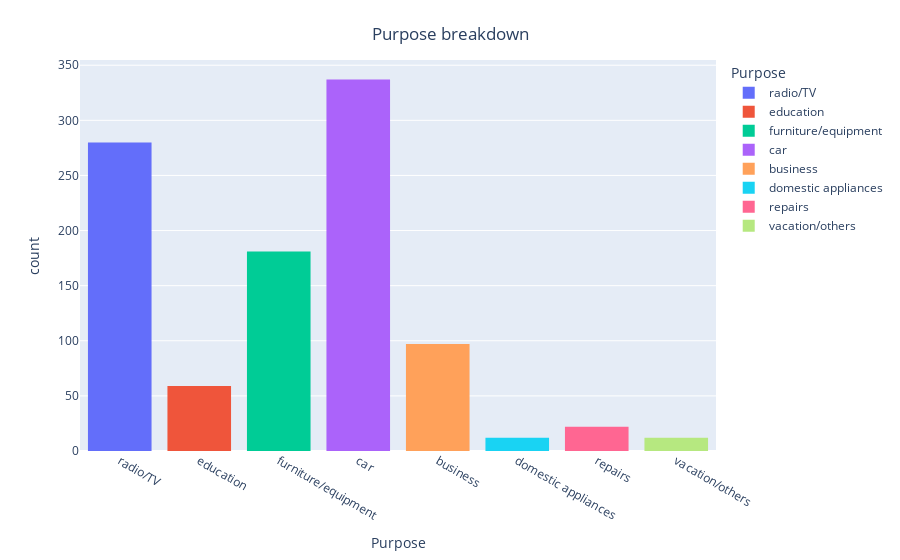

This figure's notebook cell:
### Code cell
Purpose = credit['Purpose']
fig = px.histogram(credit, x="Purpose", color="Purpose")
fig.update_layout(
    title={
          'text':"Purpose breakdown",
        'y':.95,
        'x':.5,
        'xanchor': 'center',
        'yanchor': 'top'
    }
   
)
fig.show()

### Figure 1 — Plotly figure (JSON) as saved in the notebook; plotly's stock layout.template omitted (floating-point values rounded to 4 significant figures; data arrays with more than 128 entries replaced by an {"elided": "..."} marker saying what was removed)
{"data": [{"alignmentgroup": "True", "bingroup": "x", "hovertemplate": "Purpose=%{x}<br>count=%{y}<extra></extra>", "legendgroup": "radio/TV", "marker": {"color": "#636efa", "pattern": {"shape": ""}}, "name": "radio/TV", "offsetgroup": "radio/TV", "orientation": "v", "showlegend": true, "type": "histogram", "x": {"elided": "280 str values"}, "xaxis": "x", "yaxis": "y"}, {"alignmentgroup": "True", "bingroup": "x", "hovertemplate": "Purpose=%{x}<br>count=%{y}<extra></extra>", "legendgroup": "education", "marker": {"color": "#EF553B", "pattern": {"shape": ""}}, "name": "education", "offsetgroup": "education", "orientation": "v", "showlegend": true, "type": "histogram", "x": ["education", "education", "education", "education", "education", "education", "education", "education", "education", "education", "education", "education", "education", "education", "education", "education", "education", "education", "education", "education", "education", "education", "education", "education", "education", "education", "education", "education", "education", "education", "education", "education", "education", "education", "education", "education", "education", "education", "education", "education", "education", "education", "education", "education", "education", "education", "education", "education", "education", "education", "education", "education", "education", "education", "education", "education", "education", "education", "education"], "xaxis": "x", "yaxis": "y"}, {"alignmentgroup": "True", "bingroup": "x", "hovertemplate": "Purpose=%{x}<br>count=%{y}<extra></extra>", "legendgroup": "furniture/equipment", "marker": {"color": "#00cc96", "pattern": {"shape": ""}}, "name": "furniture/equipment", "offsetgroup": "furniture/equipment", "orientation": "v", "showlegend": true, "type": "histogram", "x": {"elided": "181 str values"}, "xaxis": "x", "yaxis": "y"}, {"alignmentgroup": "True", "bingroup": "x", "hovertemplate": "Purpose=%{x}<br>count=%{y}<extra></extra>", "legendgroup": "car", "marker": {"color": "#ab63fa", "pattern": {"shape": ""}}, "name": "car", "offsetgroup": "car", "orientation": "v", "showlegend": true, "type": "histogram", "x": {"elided": "337 str values"}, "xaxis": "x", "yaxis": "y"}, {"alignmentgroup": "True", "bingroup": "x", "hovertemplate": "Purpose=%{x}<br>count=%{y}<extra></extra>", "legendgroup": "business", "marker": {"color": "#FFA15A", "pattern": {"shape": ""}}, "name": "business", "offsetgroup": "business", "orientation": "v", "showlegend": true, "type": "histogram", "x": ["business", "business", "business", "business", "business", "business", "business", "business", "business", "business", "business", "business", "business", "business", "business", "business", "business", "business", "business", "business", "business", "business", "business", "business", "business", "business", "business", "business", "business", "business", "business", "business", "business", "business", "business", "business", "business", "business", "business", "business", "business", "business", "business", "business", "business", "business", "business", "business", "business", "business", "business", "business", "business", "business", "business", "business", "business", "business", "business", "business", "business", "business", "business", "business", "business", "business", "business", "business", "business", "business", "business", "business", "business", "business", "business", "business", "business", "business", "business", "business", "business", "business", "business", "business", "business", "business", "business", "business", "business", "business", "business", "business", "business", "business", "business", "business", "business"], "xaxis": "x", "yaxis": "y"}, {"alignmentgroup": "True", "bingroup": "x", "hovertemplate": "Purpose=%{x}<br>count=%{y}<extra></extra>", "legendgroup": "domestic appliances", "marker": {"color": "#19d3f3", "pattern": {"shape": ""}}, "name": "domestic appliances", "offsetgroup": "domestic appliances", "orientation": "v", "showlegend": true, "type": "histogram", "x": ["domestic appliances", "domestic appliances", "domestic appliances", "domestic appliances", "domestic appliances", "domestic appliances", "domestic appliances", "domestic appliances", "domestic appliances", "domestic appliances", "domestic appliances", "domestic appliances"], "xaxis": "x", "yaxis": "y"}, {"alignmentgroup": "True", "bingroup": "x", "hovertemplate": "Purpose=%{x}<br>count=%{y}<extra></extra>", "legendgroup": "repairs", "marker": {"color": "#FF6692", "pattern": {"shape": ""}}, "name": "repairs", "offsetgroup": "repairs", "orientation": "v", "showlegend": true, "type": "histogram", "x": ["repairs", "repairs", "repairs", "repairs", "repairs", "repairs", "repairs", "repairs", "repairs", "repairs", "repairs", "repairs", "repairs", "repairs", "repairs", "repairs", "repairs", "repairs", "repairs", "repairs", "repairs", "repairs"], "xaxis": "x", "yaxis": "y"}, {"alignmentgroup": "True", "bingroup": "x", "hovertemplate": "Purpose=%{x}<br>count=%{y}<extra></extra>", "legendgroup": "vacation/others", "marker": {"color": "#B6E880", "pattern": {"shape": ""}}, "name": "vacation/others", "offsetgroup": "vacation/others", "orientation": "v", "showlegend": true, "type": "histogram", "x": ["vacation/others", "vacation/others", "vacation/others", "vacation/others", "vacation/others", "vacation/others", "vacation/others", "vacation/others", "vacation/others", "vacation/others", "vacation/others", "vacation/others"], "xaxis": "x", "yaxis": "y"}], "layout": {"barmode": "relative", "legend": {"title": {"text": "Purpose"}, "tracegroupgap": 0}, "margin": {"t": 60}, "title": {"text": "Purpose breakdown", "x": 0.5, "xanchor": "center", "y": 0.95, "yanchor": "top"}, "xaxis": {"anchor": "y", "categoryarray": ["radio/TV", "education", "furniture/equipment", "car", "business", "domestic appliances", "repairs", "vacation/others"], "categoryorder": "array", "domain": [0, 1], "title": {"text": "Purpose"}}, "yaxis": {"anchor": "x", "domain": [0, 1], "title": {"text": "count"}}}}
